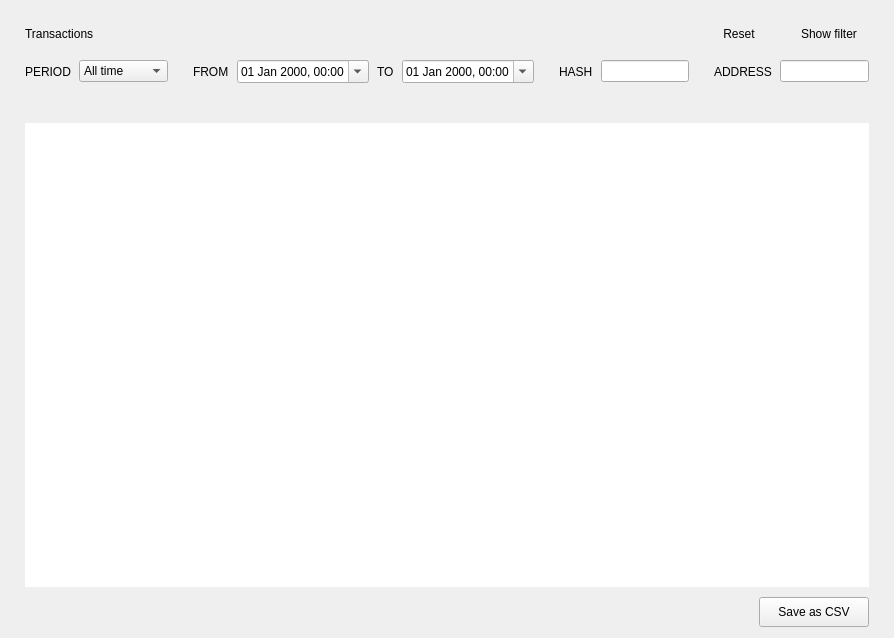
<?xml version="1.0" encoding="UTF-8"?>
<ui version="4.0">
 <class>TransactionsFrame</class>
 <widget class="QFrame" name="TransactionsFrame">
  <property name="geometry">
   <rect>
    <x>0</x>
    <y>0</y>
    <width>894</width>
    <height>638</height>
   </rect>
  </property>
  <property name="minimumSize">
   <size>
    <width>0</width>
    <height>0</height>
   </size>
  </property>
  <property name="windowTitle">
   <string>Frame</string>
  </property>
  <property name="frameShape">
   <enum>QFrame::NoFrame</enum>
  </property>
  <property name="frameShadow">
   <enum>QFrame::Plain</enum>
  </property>
  <layout class="QVBoxLayout" name="verticalLayout">
   <property name="spacing">
    <number>0</number>
   </property>
   <property name="leftMargin">
    <number>25</number>
   </property>
   <property name="topMargin">
    <number>23</number>
   </property>
   <property name="rightMargin">
    <number>25</number>
   </property>
   <item>
    <layout class="QHBoxLayout" name="horizontalLayout_2">
     <property name="spacing">
      <number>10</number>
     </property>
     <property name="leftMargin">
      <number>0</number>
     </property>
     <property name="rightMargin">
      <number>0</number>
     </property>
     <item>
      <widget class="WalletGui::WalletHeaderLabel" name="m_transactionsTextLabel">
       <property name="text">
        <string>Transactions</string>
       </property>
       <property name="indent">
        <number>0</number>
       </property>
      </widget>
     </item>
     <item>
      <spacer name="horizontalSpacer_4">
       <property name="orientation">
        <enum>Qt::Horizontal</enum>
       </property>
       <property name="sizeHint" stdset="0">
        <size>
         <width>40</width>
         <height>20</height>
        </size>
       </property>
      </spacer>
     </item>
     <item>
      <widget class="WalletGui::WalletTinyLinkLikeButton" name="m_resetFilterButton">
       <property name="cursor">
        <cursorShape>PointingHandCursor</cursorShape>
       </property>
       <property name="text">
        <string>Reset</string>
       </property>
       <property name="flat">
        <bool>true</bool>
       </property>
      </widget>
     </item>
     <item>
      <widget class="WalletGui::WalletTinyLinkLikeButton" name="m_filterButton">
       <property name="cursor">
        <cursorShape>PointingHandCursor</cursorShape>
       </property>
       <property name="focusPolicy">
        <enum>Qt::NoFocus</enum>
       </property>
       <property name="text">
        <string>Show filter</string>
       </property>
       <property name="checkable">
        <bool>true</bool>
       </property>
       <property name="flat">
        <bool>true</bool>
       </property>
      </widget>
     </item>
    </layout>
   </item>
   <item>
    <spacer name="verticalSpacer_3">
     <property name="orientation">
      <enum>Qt::Vertical</enum>
     </property>
     <property name="sizeType">
      <enum>QSizePolicy::Fixed</enum>
     </property>
     <property name="sizeHint" stdset="0">
      <size>
       <width>20</width>
       <height>10</height>
      </size>
     </property>
    </spacer>
   </item>
   <item>
    <widget class="QFrame" name="m_filterFrame">
     <property name="minimumSize">
      <size>
       <width>0</width>
       <height>0</height>
      </size>
     </property>
     <property name="frameShape">
      <enum>QFrame::NoFrame</enum>
     </property>
     <property name="frameShadow">
      <enum>QFrame::Raised</enum>
     </property>
     <layout class="QHBoxLayout" name="horizontalLayout_3">
      <property name="spacing">
       <number>25</number>
      </property>
      <property name="leftMargin">
       <number>0</number>
      </property>
      <property name="topMargin">
       <number>5</number>
      </property>
      <property name="rightMargin">
       <number>0</number>
      </property>
      <property name="bottomMargin">
       <number>30</number>
      </property>
      <item>
       <widget class="QFrame" name="m_filterPeriodComboFrame">
        <property name="frameShape">
         <enum>QFrame::NoFrame</enum>
        </property>
        <property name="frameShadow">
         <enum>QFrame::Raised</enum>
        </property>
        <layout class="QHBoxLayout" name="horizontalLayout_5">
         <property name="spacing">
          <number>8</number>
         </property>
         <property name="leftMargin">
          <number>0</number>
         </property>
         <property name="topMargin">
          <number>0</number>
         </property>
         <property name="rightMargin">
          <number>0</number>
         </property>
         <property name="bottomMargin">
          <number>0</number>
         </property>
         <item>
          <widget class="WalletGui::WalletNormalGrayTextLabel" name="m_filterTextLabel">
           <property name="text">
            <string>PERIOD</string>
           </property>
          </widget>
         </item>
         <item>
          <widget class="QComboBox" name="m_filterCombo">
           <property name="focusPolicy">
            <enum>Qt::NoFocus</enum>
           </property>
           <item>
            <property name="text">
             <string>All time</string>
            </property>
           </item>
           <item>
            <property name="text">
             <string>Last hour</string>
            </property>
           </item>
           <item>
            <property name="text">
             <string>Last day</string>
            </property>
           </item>
           <item>
            <property name="text">
             <string>Last week</string>
            </property>
           </item>
           <item>
            <property name="text">
             <string>Last month</string>
            </property>
           </item>
           <item>
            <property name="text">
             <string>Last year</string>
            </property>
           </item>
           <item>
            <property name="text">
             <string>Custom</string>
            </property>
           </item>
          </widget>
         </item>
        </layout>
       </widget>
      </item>
      <item>
       <widget class="QFrame" name="m_filterPeriodFrame">
        <property name="sizePolicy">
         <sizepolicy hsizetype="Preferred" vsizetype="Minimum">
          <horstretch>0</horstretch>
          <verstretch>0</verstretch>
         </sizepolicy>
        </property>
        <property name="frameShape">
         <enum>QFrame::NoFrame</enum>
        </property>
        <property name="frameShadow">
         <enum>QFrame::Raised</enum>
        </property>
        <layout class="QHBoxLayout" name="horizontalLayout_4">
         <property name="spacing">
          <number>8</number>
         </property>
         <property name="leftMargin">
          <number>0</number>
         </property>
         <property name="topMargin">
          <number>0</number>
         </property>
         <property name="rightMargin">
          <number>0</number>
         </property>
         <property name="bottomMargin">
          <number>0</number>
         </property>
         <item>
          <widget class="WalletGui::WalletNormalGrayTextLabel" name="m_filterBeginTextLabel">
           <property name="text">
            <string>FROM</string>
           </property>
          </widget>
         </item>
         <item>
          <widget class="QDateTimeEdit" name="m_filterBeginDtedit">
           <property name="enabled">
            <bool>true</bool>
           </property>
           <property name="locale">
            <locale language="English" country="UnitedStates"/>
           </property>
           <property name="displayFormat">
            <string>dd MMM yyyy, HH:mm</string>
           </property>
           <property name="calendarPopup">
            <bool>true</bool>
           </property>
          </widget>
         </item>
         <item>
          <widget class="WalletGui::WalletNormalGrayTextLabel" name="m_filterEndTextLabel">
           <property name="text">
            <string>TO</string>
           </property>
          </widget>
         </item>
         <item>
          <widget class="QDateTimeEdit" name="m_filterEndDtedit">
           <property name="enabled">
            <bool>true</bool>
           </property>
           <property name="locale">
            <locale language="English" country="UnitedStates"/>
           </property>
           <property name="displayFormat">
            <string>dd MMM yyyy, hh:mm</string>
           </property>
           <property name="calendarPopup">
            <bool>true</bool>
           </property>
          </widget>
         </item>
        </layout>
       </widget>
      </item>
      <item>
       <widget class="QFrame" name="m_filterHashFrame">
        <property name="frameShape">
         <enum>QFrame::NoFrame</enum>
        </property>
        <property name="frameShadow">
         <enum>QFrame::Raised</enum>
        </property>
        <layout class="QHBoxLayout" name="horizontalLayout_6">
         <property name="spacing">
          <number>8</number>
         </property>
         <property name="leftMargin">
          <number>0</number>
         </property>
         <property name="topMargin">
          <number>0</number>
         </property>
         <property name="rightMargin">
          <number>0</number>
         </property>
         <property name="bottomMargin">
          <number>0</number>
         </property>
         <item>
          <widget class="WalletGui::WalletNormalGrayTextLabel" name="m_filterHashTextLabel">
           <property name="text">
            <string>HASH</string>
           </property>
          </widget>
         </item>
         <item>
          <widget class="QLineEdit" name="m_filterHashEdit"/>
         </item>
        </layout>
       </widget>
      </item>
      <item>
       <widget class="QFrame" name="m_filterAddressFrame">
        <property name="frameShape">
         <enum>QFrame::NoFrame</enum>
        </property>
        <property name="frameShadow">
         <enum>QFrame::Raised</enum>
        </property>
        <layout class="QHBoxLayout" name="horizontalLayout_7">
         <property name="spacing">
          <number>8</number>
         </property>
         <property name="leftMargin">
          <number>0</number>
         </property>
         <property name="topMargin">
          <number>0</number>
         </property>
         <property name="rightMargin">
          <number>0</number>
         </property>
         <property name="bottomMargin">
          <number>0</number>
         </property>
         <item>
          <widget class="WalletGui::WalletNormalGrayTextLabel" name="m_filterAddressTextLabel">
           <property name="text">
            <string>ADDRESS</string>
           </property>
          </widget>
         </item>
         <item>
          <widget class="QLineEdit" name="m_filterAddressEdit"/>
         </item>
        </layout>
       </widget>
      </item>
     </layout>
    </widget>
   </item>
   <item>
    <spacer name="verticalSpacer">
     <property name="orientation">
      <enum>Qt::Vertical</enum>
     </property>
     <property name="sizeType">
      <enum>QSizePolicy::Fixed</enum>
     </property>
     <property name="sizeHint" stdset="0">
      <size>
       <width>20</width>
       <height>10</height>
      </size>
     </property>
    </spacer>
   </item>
   <item>
    <widget class="WalletGui::WalletTableView" name="m_transactionsView">
     <property name="enabled">
      <bool>true</bool>
     </property>
     <property name="sizePolicy">
      <sizepolicy hsizetype="Expanding" vsizetype="Expanding">
       <horstretch>0</horstretch>
       <verstretch>0</verstretch>
      </sizepolicy>
     </property>
     <property name="focusPolicy">
      <enum>Qt::NoFocus</enum>
     </property>
     <property name="frameShape">
      <enum>QFrame::NoFrame</enum>
     </property>
     <property name="editTriggers">
      <set>QAbstractItemView::NoEditTriggers</set>
     </property>
     <property name="tabKeyNavigation">
      <bool>false</bool>
     </property>
     <property name="dragDropOverwriteMode">
      <bool>false</bool>
     </property>
     <property name="alternatingRowColors">
      <bool>true</bool>
     </property>
     <property name="selectionMode">
      <enum>QAbstractItemView::NoSelection</enum>
     </property>
     <property name="selectionBehavior">
      <enum>QAbstractItemView::SelectItems</enum>
     </property>
     <property name="textElideMode">
      <enum>Qt::ElideMiddle</enum>
     </property>
     <property name="verticalScrollMode">
      <enum>QAbstractItemView::ScrollPerPixel</enum>
     </property>
     <property name="horizontalScrollMode">
      <enum>QAbstractItemView::ScrollPerPixel</enum>
     </property>
     <property name="showGrid">
      <bool>false</bool>
     </property>
     <property name="gridStyle">
      <enum>Qt::NoPen</enum>
     </property>
     <property name="wordWrap">
      <bool>false</bool>
     </property>
     <property name="cornerButtonEnabled">
      <bool>false</bool>
     </property>
     <attribute name="horizontalHeaderStretchLastSection">
      <bool>false</bool>
     </attribute>
     <attribute name="verticalHeaderVisible">
      <bool>false</bool>
     </attribute>
    </widget>
   </item>
   <item>
    <spacer name="verticalSpacer_2">
     <property name="orientation">
      <enum>Qt::Vertical</enum>
     </property>
     <property name="sizeType">
      <enum>QSizePolicy::Fixed</enum>
     </property>
     <property name="sizeHint" stdset="0">
      <size>
       <width>20</width>
       <height>10</height>
      </size>
     </property>
    </spacer>
   </item>
   <item>
    <layout class="QHBoxLayout" name="horizontalLayout">
     <property name="spacing">
      <number>0</number>
     </property>
     <property name="topMargin">
      <number>0</number>
     </property>
     <item>
      <spacer name="horizontalSpacer">
       <property name="orientation">
        <enum>Qt::Horizontal</enum>
       </property>
       <property name="sizeHint" stdset="0">
        <size>
         <width>40</width>
         <height>20</height>
        </size>
       </property>
      </spacer>
     </item>
     <item>
      <widget class="WalletGui::WalletNormalBlueButton" name="m_exportToCsvButton">
       <property name="sizePolicy">
        <sizepolicy hsizetype="Fixed" vsizetype="Fixed">
         <horstretch>0</horstretch>
         <verstretch>0</verstretch>
        </sizepolicy>
       </property>
       <property name="minimumSize">
        <size>
         <width>110</width>
         <height>30</height>
        </size>
       </property>
       <property name="maximumSize">
        <size>
         <width>110</width>
         <height>30</height>
        </size>
       </property>
       <property name="focusPolicy">
        <enum>Qt::NoFocus</enum>
       </property>
       <property name="text">
        <string>Save as CSV</string>
       </property>
      </widget>
     </item>
    </layout>
   </item>
  </layout>
 </widget>
 <customwidgets>
  <customwidget>
   <class>WalletGui::WalletNormalBlueButton</class>
   <extends>QPushButton</extends>
   <header>Gui/Common/WalletBlueButton.h</header>
  </customwidget>
  <customwidget>
   <class>WalletGui::WalletHeaderLabel</class>
   <extends>QLabel</extends>
   <header>Gui/Common/WalletTextLabel.h</header>
  </customwidget>
  <customwidget>
   <class>WalletGui::WalletNormalGrayTextLabel</class>
   <extends>QLabel</extends>
   <header>Gui/Common/WalletTextLabel.h</header>
  </customwidget>
  <customwidget>
   <class>WalletGui::WalletTinyLinkLikeButton</class>
   <extends>QPushButton</extends>
   <header>Gui/Common/WalletLinkLikeButton.h</header>
  </customwidget>
  <customwidget>
   <class>WalletGui::WalletTableView</class>
   <extends>QTableView</extends>
   <header>Gui/Common/WalletTableView.h</header>
  </customwidget>
 </customwidgets>
 <resources/>
 <connections>
  <connection>
   <sender>m_exportToCsvButton</sender>
   <signal>clicked()</signal>
   <receiver>TransactionsFrame</receiver>
   <slot>exportToCsv()</slot>
   <hints>
    <hint type="sourcelabel">
     <x>761</x>
     <y>587</y>
    </hint>
    <hint type="destinationlabel">
     <x>414</x>
     <y>306</y>
    </hint>
   </hints>
  </connection>
  <connection>
   <sender>m_filterCombo</sender>
   <signal>currentIndexChanged(int)</signal>
   <receiver>TransactionsFrame</receiver>
   <slot>filterChanged(int)</slot>
   <hints>
    <hint type="sourcelabel">
     <x>93</x>
     <y>92</y>
    </hint>
    <hint type="destinationlabel">
     <x>414</x>
     <y>306</y>
    </hint>
   </hints>
  </connection>
  <connection>
   <sender>m_filterEndDtedit</sender>
   <signal>dateTimeChanged(QDateTime)</signal>
   <receiver>TransactionsFrame</receiver>
   <slot>filterPeriodChanged(QDateTime)</slot>
   <hints>
    <hint type="sourcelabel">
     <x>243</x>
     <y>150</y>
    </hint>
    <hint type="destinationlabel">
     <x>414</x>
     <y>306</y>
    </hint>
   </hints>
  </connection>
  <connection>
   <sender>m_filterHashEdit</sender>
   <signal>textChanged(QString)</signal>
   <receiver>TransactionsFrame</receiver>
   <slot>filterHashChanged(QString)</slot>
   <hints>
    <hint type="sourcelabel">
     <x>566</x>
     <y>92</y>
    </hint>
    <hint type="destinationlabel">
     <x>414</x>
     <y>306</y>
    </hint>
   </hints>
  </connection>
  <connection>
   <sender>m_filterAddressEdit</sender>
   <signal>textChanged(QString)</signal>
   <receiver>TransactionsFrame</receiver>
   <slot>filterAddressChanged(QString)</slot>
   <hints>
    <hint type="sourcelabel">
     <x>566</x>
     <y>150</y>
    </hint>
    <hint type="destinationlabel">
     <x>414</x>
     <y>306</y>
    </hint>
   </hints>
  </connection>
  <connection>
   <sender>m_filterBeginDtedit</sender>
   <signal>dateTimeChanged(QDateTime)</signal>
   <receiver>TransactionsFrame</receiver>
   <slot>filterPeriodChanged(QDateTime)</slot>
   <hints>
    <hint type="sourcelabel">
     <x>93</x>
     <y>150</y>
    </hint>
    <hint type="destinationlabel">
     <x>414</x>
     <y>306</y>
    </hint>
   </hints>
  </connection>
  <connection>
   <sender>m_filterButton</sender>
   <signal>toggled(bool)</signal>
   <receiver>TransactionsFrame</receiver>
   <slot>showFilter(bool)</slot>
   <hints>
    <hint type="sourcelabel">
     <x>135</x>
     <y>38</y>
    </hint>
    <hint type="destinationlabel">
     <x>414</x>
     <y>306</y>
    </hint>
   </hints>
  </connection>
  <connection>
   <sender>m_resetFilterButton</sender>
   <signal>clicked()</signal>
   <receiver>TransactionsFrame</receiver>
   <slot>resetClicked()</slot>
   <hints>
    <hint type="sourcelabel">
     <x>712</x>
     <y>39</y>
    </hint>
    <hint type="destinationlabel">
     <x>446</x>
     <y>318</y>
    </hint>
   </hints>
  </connection>
  <connection>
   <sender>m_filterButton</sender>
   <signal>toggled(bool)</signal>
   <receiver>m_resetFilterButton</receiver>
   <slot>setVisible(bool)</slot>
   <hints>
    <hint type="sourcelabel">
     <x>814</x>
     <y>39</y>
    </hint>
    <hint type="destinationlabel">
     <x>712</x>
     <y>39</y>
    </hint>
   </hints>
  </connection>
  <connection>
   <sender>m_transactionsView</sender>
   <signal>doubleClicked(QModelIndex)</signal>
   <receiver>TransactionsFrame</receiver>
   <slot>transactionDoubleClicked(QModelIndex)</slot>
   <hints>
    <hint type="sourcelabel">
     <x>446</x>
     <y>360</y>
    </hint>
    <hint type="destinationlabel">
     <x>446</x>
     <y>318</y>
    </hint>
   </hints>
  </connection>
  <connection>
   <sender>m_transactionsView</sender>
   <signal>clicked(QModelIndex)</signal>
   <receiver>TransactionsFrame</receiver>
   <slot>transactionClicked(QModelIndex)</slot>
   <hints>
    <hint type="sourcelabel">
     <x>446</x>
     <y>360</y>
    </hint>
    <hint type="destinationlabel">
     <x>446</x>
     <y>318</y>
    </hint>
   </hints>
  </connection>
 </connections>
 <slots>
  <slot>exportToCsv()</slot>
  <slot>transactionDoubleClicked(QModelIndex)</slot>
  <slot>filterChanged(int)</slot>
  <slot>filterPeriodChanged(QDateTime)</slot>
  <slot>filterHashChanged(QString)</slot>
  <slot>filterAddressChanged(QString)</slot>
  <slot>showFilter(bool)</slot>
  <slot>resetClicked()</slot>
  <slot>transactionClicked(QModelIndex)</slot>
 </slots>
</ui>
